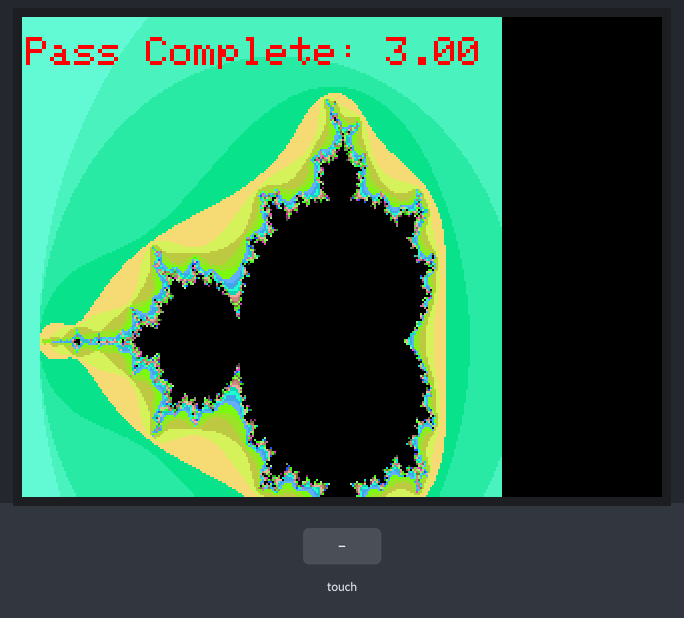
The sketch below on a simulated ESP32-S3. On the bench: 320×240 colour display. The test bench sets the inputs (shaded band). What the sketch prints to the serial monitor is not drawn.

Above: at 1.4 s.
1.5 s: touch panel pressed at 13 % / 10 % of its raw x / y range
At 2.4 s:
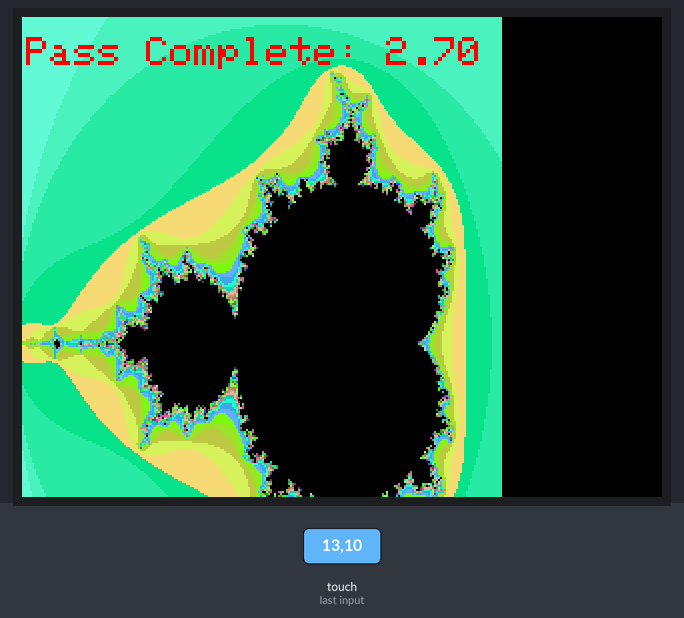
3.2 s: touch panel pressed at 38 % / 10 % of its raw x / y range
At 3.7 s:
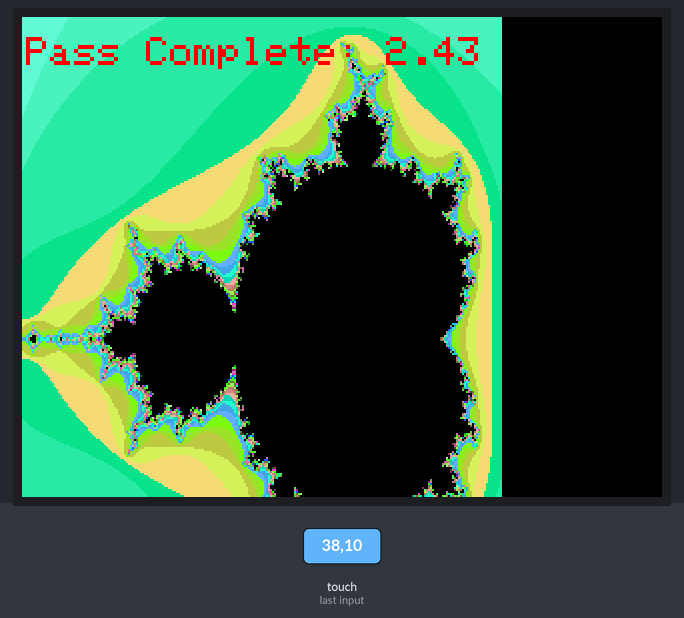
Timing chart, 0 to 6.2 s (numbered marks = the images above; inputs shaded):
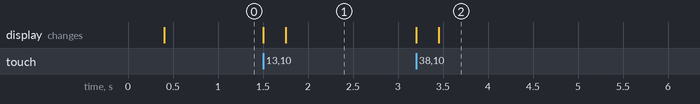

Measured:
- after the input at 1.5 s, the display: first changes at once (image 1 shows a later state)
- after the input at 3.2 s, the display: first changes at once (image 2 shows a later state)

The sketch:

GFX-Mandelbrot-graphics-demo.ino
```cpp
/* GFX-Mandelbrot-graphics-demo.ino
 * LCD 2.8in 240×320 ILI9341 with Touch
 * GOOUUU Tech ESP32-S3-CAM Development Board
 * GOOUUU Tech ESP32-S3-CAM Expansion Board
 *             (...Not required, but it helps.)
 *
 * Mandelbrot Test Program to exercise the 240×320 ILI9341 TFT LCD
 * with touch, using the GFX graphics and Touch Screen libraries.
 * Based loosely on an Adafruit Mandelbrot example.
 * Adapted by: Prof. Michael P. Harris
 *
 * GOOUUU Tech ESP32-S3-CAM Expansion Board Diagram
.___________________________________________________________________________________.
| Ø  .………. ¬R4        S1·2·3·4      ¬R6   .-----------.  U2  P1·2·3·4             Ø |
|    ¦W Ø¦         GND • • • •           —ô 5V0 DHT11 ¦   Ø¨¨¦•¦ô¦o¦o¦¨¨Ø    I²C    |
|5V0 ¦5  ¦«—|•|VR  5V0 ô ô ô ô  |•|U3 —» —oDATA sensor¦   ¦   G V S S   ¦ Interface |
|    ¦0  ¦  |•|G1  SIG o o o o  |•|G2    —× n/c  temp ¦   ¦   N C C D   ¦ ————————— |
|GND ¦5  ¦  P7         G G G G  P8       —• GND  humi ¦   ¦   D C L A   ¦ GND — GND |
|    ¯¨¨¨¯             3 3 4 3        U3  '-----------'   ¦             ¦ VCC — 5V0 |
| R3 VR/POT            8 9 0 7                            ¦ 0.96″ OLED  ¦ SCL — G41 |
|                        ._______________.                ¦   64×128    ¦ SDA — G42 |
|                        ¦ .….…. .…. .……¯¦   G##~ SD_Card Ø……¨¨¨¨¨¨¨¨………Ø           |
|     DVP Camera ´_G##   ¦ ¦ ¦ ¦_¦ ¦_¦   ¦   G##÷ PSRAM                             |
|                     .——¦ ¦ ¦           ¦——.                                       |
|TXD ¤ ö 3V3       3V3|ö:¦——.··. .————/:•¦:¤|G43  TX› LED      .__SPI-LCD__ESP32-S3_|
|RXD o o EN        RST|o:¦  WiFi ß    '——¦:o|G44  RX‹          ¦_1. T_IRQ      × N/C|
| G1 o © G4      ´_G4 |©:¦  ˜¨¨˜ °       ¦:o|G1   VR• (T_CS)   ¦_2. T_CS       G1   |
| G2 o © G5      ´_G5 |©:¦ ESP32S3-N16R8 ¦:o|G2   U3• (T_DIN)  ¦_3. T_DIN      G2   |
|G42 o © G6      ´_G6 |©:¦         .………….¦:o|G42  SDA (T_CLK)  ¦_4. T_CLK      G42  |
|G41 o © G7      ´_G7 |©:¦ ŒÆ F©   ¦QRCD¦¦:o|G41  SCL (T_DO)   ¦_5. T_DO       G41  |
|G40 õ © G15     ´_G15|©:¦ ° N16R8 '…………'¦:õ|G40~ SD_DATA   •S3¦_6. SDO (MISO) G46  |
|G39 õ © G16     ´_G16|©:'———————————————':õ|G39~ SD_CLK    •S2¦_7. LED (BL)   3V3  |
|G38 õ © G17     ´_G17|© .………………………………………. õ|G38~ SD_CMD    •S1¦_8. SCK        G3   |
|G37 ð © G18     ´_G18|© ¦ ::::::::::::: ¦ ð|G37÷ PSRAM     •S4¦_9. SDI (MOSI) G45  |
|G36 ð © G8      ´_G8 |© ¦    Camera     ¦ ð|G36÷ PSRAM        ¦10. DC         G47  |
|G35 ð o G3  (SCK) G3 |o ¯¯:::::::::::::¯¯ ð|G35÷ PSRAM        ¦11. RST        G21  |
| G0 o o G46 (SDO) G46|o      GOOUUU       o|G0   ‹BOOT›       ¦12. CS         G14  |
|G45 o © G9      ´_G9 |©   ESP32-S3-CAM    o|G45      (SDI)    ¦13. GND        GND  |
|G48 ¤ © G10     ´_G10|©   ¬ ¬     ¤ ¤ ‹¤› ¤|G48  RGB LED      ¦14. VCC        5V0  |
|G47 o © G11     ´_G11|©   ¨ ¨   PWR TX 48 o|G47      (DC)     '————————————————————|
|G21 o © G12     ´_G12|©      ......       o|G21      (RST)                         |
|G20 o © G13     ´_G13|© RST ¦CH304G¦ BOOT ø|G20  D-            GOOUUU              |
|G19 o o G14 (CS)  G14|o ‹•›  ''''''   ‹•› ø|G19  D+     (ESP32-S3-CAM) V1.2        |
|GND • ô 5V0       5V0|ô ._____.O T._____. •|GND      2.8″ SPI TFT LCD 240×320      |
|                     |  | USB |T T| USB |  |                                       |
|G46: Input Only      |  |  C  |G L|  C  |  |                  M     M T   T   T    |
|         ¬   ¬       '——'ESP32'———'CH343'——'        V G   R   O S L I C T D T I    |
|         R5 R7      R1¬ R2¬                         C N C S D S C E S L C I D R    |
|          ¤   ¤      ‹•›   ‹•›  |USB-C|   ¤         C D S T C I K D O K S N O Q    |
| Ø       D2  D3      RST   KEY  '—————'  D1        ¦ô¦•¦o¦o¦o¦o¦o¦ö¦•¦o¦o¦o¦o¦×¦ Ø |
'———————————————————————————————————————————————————————————————————————————————————'
 Pinout:   G   P       E     G             T         5 G G G G G G 3 G G G G G ×
           4   W       N     0             X         V N 1 2 4 4 3 V 4 4 1 2 4
           8   R                                     0 D 4 1 7 5   3 6 2     1
*/

#include "SPI.h"                    // Arduino standard SPI library
#include "Adafruit_GFX.h"           // Adafruit GFX Graphics library
#include "Adafruit_ILI9341.h"       // Adafruit ILI9341 TFT library
#include "XPT2046_Touchscreen.h"    // XPT2046 Touch Screen library

#define TOUCH_IRQ   -1              // LCD 240×320 XPT2046 Touch IRQ
#define TOUCH_CS     1              // CS      "           Touch CS
#define TOUCH_DIN    2              // MISO    "           Touch DIN
#define TOUCH_CLK   42              // SCL     "           Touch CLK
#define TOUCH_DO    41              // MISO    "           Touch DO

#define TFT_SCK      3              // LCD 240×320 ILI9341 TFT SCK
#define TFT_MISO    46              // SDO     "           TFT MISO
#define TFT_MOSI    45              // SDI     "           TFT MOSI
#define TFT_CS      14              //         "           TFT CS
#define TFT_DC      47              //         "           TFT DC
#define TFT_RST     21              //         "           TFT RST
#define TFT_BL      -1              // to 3V3 (always On)  TFT BL

Adafruit_ILI9341 tft = Adafruit_ILI9341(TFT_CS, TFT_DC);

XPT2046_Touchscreen ts(TOUCH_CS);

const int16_t
  bits        =  12,    // Fractional resolution
  pixelWidth  = 240,    // TFT dimensions Portrait orientation
  pixelHeight = 320,    //      "           "
  iterations  =  30;    // Fractal iteration limit or 'dwell'
float
  centerReal  =  -0.6,  // Image center point in a complex plane
  centerImag  =   0.0,
  rangeReal   =   3.0,  // Image coverage in a complex plane
  rangeImag   =   3.0;

boolean isTouched = false;  // Touch Screen flag


void setup() {
  Serial.begin(115200);          // Initialize Serial communication
  while(!Serial);                // Wait for the Serial Port to open

  Serial.println("GFX Mandelbrot ~ Tap screen to increase zoom");

  tft.begin();                   // Init TFT LCD screen controller
  tft.setRotation(1);            // LCD TFT Landscape orientation
  tft.fillScreen(ILI9341_BLACK); // Clear the screen

  ts.begin();                    // Init Touch Screen controller
  ts.setRotation(3);             // Match Touch Screen orientation
}

void loop() {
  int64_t  n, a, b, a2, b2, posReal, posImag;
  uint32_t startTime, elapsedTime;

  int32_t
    startReal = (int64_t)((centerReal - rangeReal * 0.5)   * (float)(1 << bits)),
    startImag = (int64_t)((centerImag + rangeImag * 0.5)   * (float)(1 << bits)),
    incReal   = (int64_t)((rangeReal / (float)pixelWidth)  * (float)(1 << bits)),
    incImag   = (int64_t)((rangeImag / (float)pixelHeight) * (float)(1 << bits));

  startTime = millis();   // Calculate time taken to render an image
  posImag   = startImag;
  for(int y=0; y < pixelHeight; y++) {
    posReal = startReal;
    for(int x=0; x < pixelWidth; x++) {
      a = posReal;
      b = posImag;
      for(n=iterations; n > 0 ; n--) {
        a2 = (a * a) >> bits;
        b2 = (b * b) >> bits;
        if((a2 + b2) >= (4 << bits)) break;
        b  = posImag + ((a * b) >> (bits - 1));
        a  = posReal + a2 - b2;
      }
      tft.drawPixel(x,y, (n * 29)<<8 | (n * 67));
      // Adjust the 29 and/or 67 to affect colors...
      posReal += incReal;
    }
    posImag -= incImag;
  }

  elapsedTime = millis() - startTime;
  Serial.print("Mandelbrot Rendering took ");
  Serial.print(elapsedTime/1000.0); Serial.println(" seconds.");

  tft.setCursor(2,10);
  tft.setTextColor(ILI9341_RED);
  tft.setTextSize(2);
  tft.print("Pass Complete: ");
  tft.println(rangeReal);

  while(isTouched == false) { // When render complete wait for Touch
    isTouched = ts.touched(); // Check for Touch...
  }
  if(isTouched) {
    tft.fillScreen(ILI9341_BLACK); // Clear the screen
    TS_Point p = ts.getPoint();    // ..Touch info to Serial Monitor
    Serial.print("Pressure = ");
    Serial.print(p.z);
    Serial.print(", x = ");
    Serial.print(p.x);
    Serial.print(", y = ");
    Serial.println(p.y);
    rangeReal *= 0.90;              // Zoom In each iteration
    rangeImag *= 0.90;
    isTouched = false;              // Reset Touch Screen flag
    if(rangeReal < 1.3) {           // Reset the Zoom
       rangeReal = 3.0;
       rangeImag = 3.0;
    }
  }
}
```
